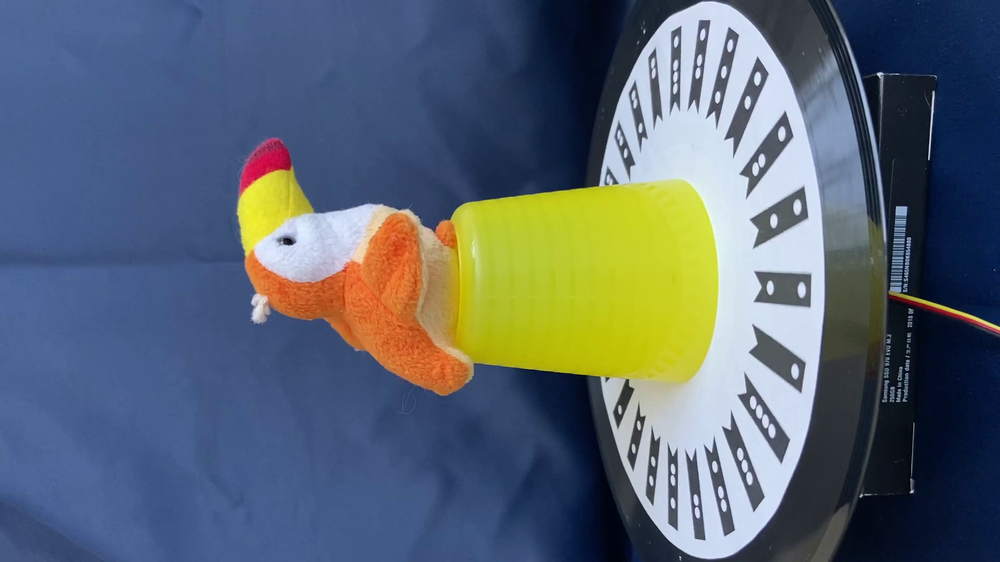
#> input picture 1_background_foreground_detection/assignment1_test_dataset/obj01/000000.png, 1000 x 562 px, shrunk from 1920 x 1080 before the run, found by its file name
$ jupyter execute assignment1.ipynb
#> lines starting #> are read from the running program, lines starting #| are printed output that depends on the picture; after the words box and inside, x2 and y2 are one past the last pixel; in counts of white or black regions, pixels touching at a corner belong together
[cell 1]
import cv2 as cv
import numpy as np
import matplotlib.pyplot as plt

[cell 2]
image = cv.imread("./assignment1_test_dataset/obj01/000000.png").astype(np.uint8)
#> image is the input picture: shape (562, 1000, 3); mean B, G, R 112.3, 101.6, 89.7

rgb_img = cv.cvtColor(image, cv.COLOR_BGR2RGB)
gray_img = cv.cvtColor(image, cv.COLOR_BGR2GRAY)
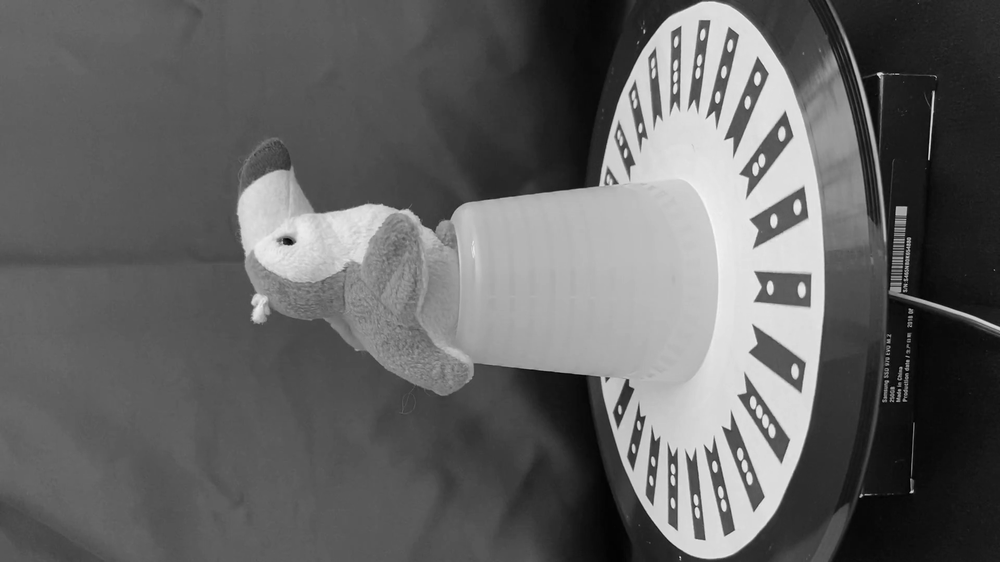
#> gray_img: shape (562, 1000); min 0, max 246, mean 99.2
hsv_img = cv.cvtColor(image, cv.COLOR_BGR2HSV)
#> hsv_img: shape (562, 1000, 3); mean H, S, V 97.3, 132.2, 133.2
yuv_img = cv.cvtColor(image, cv.COLOR_BGR2YUV)
#> yuv_img: shape (562, 1000, 3); mean of channels 0, 1, 2 99.2, 134.4, 119.6

plt.figure(figsize=(15,7))
plt.subplot(2,2,1)
plt.imshow(rgb_img)
plt.subplot(2,2,2)
plt.imshow(gray_img, cmap="gray")
plt.subplot(2,2,3)
plt.imshow(hsv_img)
plt.subplot(2,2,4)
plt.imshow(yuv_img)
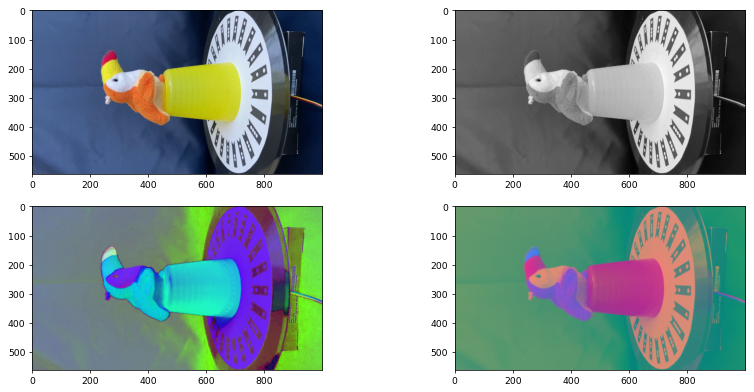
#> figure drawn by matplotlib, 4 panels

[cell 3]
higher_contrast_img = cv.convertScaleAbs(image, alpha=0.5, beta=4)
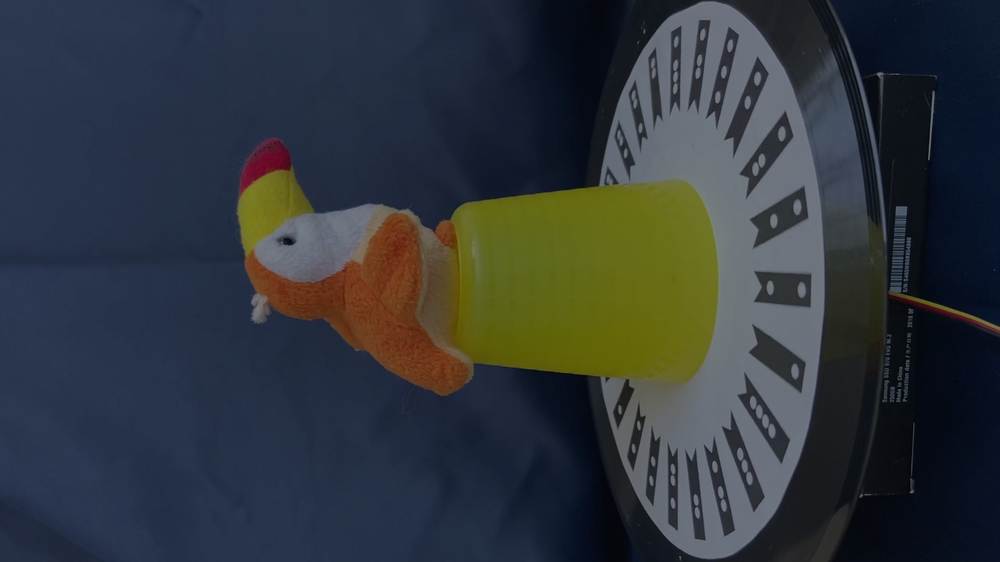
#> higher_contrast_img: shape (562, 1000, 3); mean B, G, R 60.1, 54.8, 48.8

plt.imshow(cv.cvtColor(higher_contrast_img, cv.COLOR_BGR2RGB))
#plt.imshow(cv.cvtColor(higher_contrast_img, cv.COLOR_RGB2HSV)[:,:,2])

[cell 4]
_, thresh = cv.threshold(cv.cvtColor(higher_contrast_img, cv.COLOR_BGR2GRAY), 0 , 255, cv.THRESH_BINARY + cv.THRESH_OTSU)
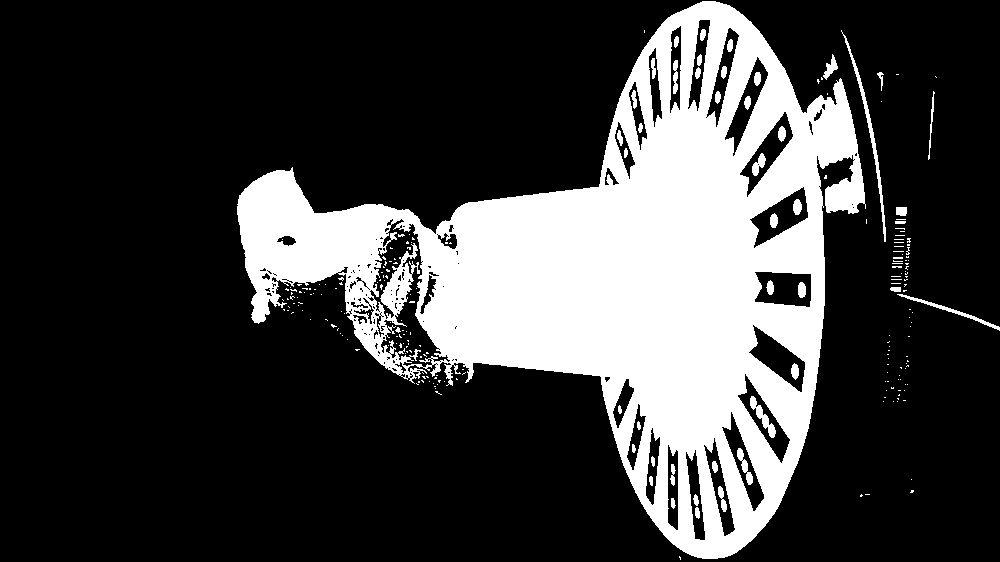
#> thresh: shape (562, 1000); 24.6% white; 236 white regions (190 under 20 px), largest, box (x1, y1, x2, y2) and area: (237, 1, 866, 559) 132933, (841, 30, 886, 242) 687, (897, 294, 1000, 331) 359

plt.imshow(thresh)
